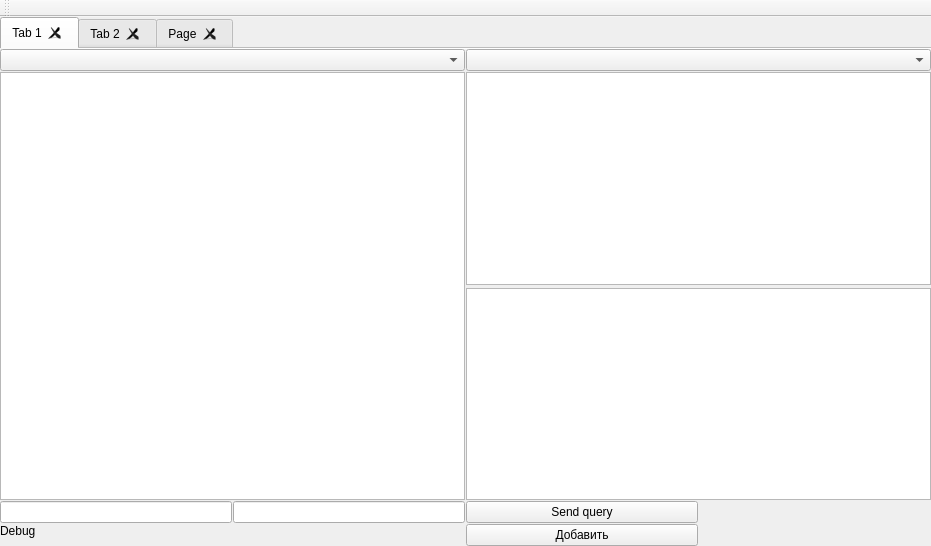
<?xml version="1.0" encoding="UTF-8"?>
<ui version="4.0">
 <class>MainWindow</class>
 <widget class="QMainWindow" name="MainWindow">
  <property name="windowModality">
   <enum>Qt::WindowModal</enum>
  </property>
  <property name="geometry">
   <rect>
    <x>0</x>
    <y>0</y>
    <width>931</width>
    <height>546</height>
   </rect>
  </property>
  <property name="sizePolicy">
   <sizepolicy hsizetype="Expanding" vsizetype="Expanding">
    <horstretch>0</horstretch>
    <verstretch>0</verstretch>
   </sizepolicy>
  </property>
  <property name="minimumSize">
   <size>
    <width>640</width>
    <height>480</height>
   </size>
  </property>
  <property name="baseSize">
   <size>
    <width>640</width>
    <height>480</height>
   </size>
  </property>
  <property name="windowTitle">
   <string>SNAP CRM</string>
  </property>
  <widget class="QWidget" name="centralWidget">
   <property name="sizePolicy">
    <sizepolicy hsizetype="Expanding" vsizetype="Expanding">
     <horstretch>0</horstretch>
     <verstretch>0</verstretch>
    </sizepolicy>
   </property>
   <property name="maximumSize">
    <size>
     <width>16777215</width>
     <height>16777215</height>
    </size>
   </property>
   <layout class="QGridLayout" name="gridLayout">
    <item row="0" column="0">
     <widget class="QTabWidget" name="tabWidget">
      <property name="currentIndex">
       <number>0</number>
      </property>
      <property name="documentMode">
       <bool>true</bool>
      </property>
      <property name="tabsClosable">
       <bool>true</bool>
      </property>
      <property name="movable">
       <bool>true</bool>
      </property>
      <widget class="QWidget" name="tab">
       <attribute name="title">
        <string>Tab 1</string>
       </attribute>
       <layout class="QGridLayout" name="gridLayout_3">
        <item row="1" column="0">
         <layout class="QGridLayout" name="gridLayout_2">
          <property name="sizeConstraint">
           <enum>QLayout::SetDefaultConstraint</enum>
          </property>
          <item row="0" column="3" colspan="2">
           <widget class="QComboBox" name="comboBoxDestWarehouse"/>
          </item>
          <item row="1" column="3" colspan="2">
           <widget class="QTableView" name="tableGoods">
            <property name="editTriggers">
             <set>QAbstractItemView::NoEditTriggers</set>
            </property>
            <property name="alternatingRowColors">
             <bool>true</bool>
            </property>
            <property name="selectionMode">
             <enum>QAbstractItemView::SingleSelection</enum>
            </property>
            <property name="selectionBehavior">
             <enum>QAbstractItemView::SelectRows</enum>
            </property>
            <property name="sortingEnabled">
             <bool>true</bool>
            </property>
            <attribute name="horizontalHeaderVisible">
             <bool>false</bool>
            </attribute>
            <attribute name="horizontalHeaderHighlightSections">
             <bool>false</bool>
            </attribute>
            <attribute name="verticalHeaderVisible">
             <bool>false</bool>
            </attribute>
            <attribute name="verticalHeaderHighlightSections">
             <bool>false</bool>
            </attribute>
           </widget>
          </item>
          <item row="4" column="3" colspan="2">
           <widget class="QTableView" name="tableConsignments">
            <property name="editTriggers">
             <set>QAbstractItemView::NoEditTriggers</set>
            </property>
            <property name="alternatingRowColors">
             <bool>true</bool>
            </property>
            <property name="selectionMode">
             <enum>QAbstractItemView::SingleSelection</enum>
            </property>
            <property name="selectionBehavior">
             <enum>QAbstractItemView::SelectRows</enum>
            </property>
            <property name="sortingEnabled">
             <bool>true</bool>
            </property>
            <attribute name="horizontalHeaderVisible">
             <bool>false</bool>
            </attribute>
            <attribute name="horizontalHeaderHighlightSections">
             <bool>false</bool>
            </attribute>
            <attribute name="verticalHeaderVisible">
             <bool>false</bool>
            </attribute>
            <attribute name="verticalHeaderHighlightSections">
             <bool>false</bool>
            </attribute>
           </widget>
          </item>
          <item row="0" column="0" colspan="2">
           <widget class="QComboBox" name="comboBoxSourceWarehouse">
            <property name="sizePolicy">
             <sizepolicy hsizetype="Preferred" vsizetype="Preferred">
              <horstretch>0</horstretch>
              <verstretch>0</verstretch>
             </sizepolicy>
            </property>
           </widget>
          </item>
          <item row="5" column="1">
           <widget class="QLineEdit" name="lineUsername">
            <property name="sizePolicy">
             <sizepolicy hsizetype="Preferred" vsizetype="Preferred">
              <horstretch>0</horstretch>
              <verstretch>0</verstretch>
             </sizepolicy>
            </property>
           </widget>
          </item>
          <item row="6" column="0">
           <widget class="QLabel" name="label">
            <property name="text">
             <string>Debug</string>
            </property>
            <property name="alignment">
             <set>Qt::AlignLeading|Qt::AlignLeft|Qt::AlignTop</set>
            </property>
           </widget>
          </item>
          <item row="5" column="0">
           <widget class="QLineEdit" name="linePassword">
            <property name="sizePolicy">
             <sizepolicy hsizetype="Preferred" vsizetype="Preferred">
              <horstretch>0</horstretch>
              <verstretch>0</verstretch>
             </sizepolicy>
            </property>
           </widget>
          </item>
          <item row="5" column="3">
           <widget class="QPushButton" name="btnLogin">
            <property name="sizePolicy">
             <sizepolicy hsizetype="Preferred" vsizetype="Preferred">
              <horstretch>0</horstretch>
              <verstretch>0</verstretch>
             </sizepolicy>
            </property>
            <property name="text">
             <string>Send query</string>
            </property>
           </widget>
          </item>
          <item row="6" column="3">
           <widget class="QPushButton" name="btnAdd">
            <property name="text">
             <string>Добавить</string>
            </property>
           </widget>
          </item>
          <item row="1" column="0" rowspan="4" colspan="2">
           <widget class="QTreeView" name="treeView">
            <property name="sizePolicy">
             <sizepolicy hsizetype="Preferred" vsizetype="Preferred">
              <horstretch>0</horstretch>
              <verstretch>0</verstretch>
             </sizepolicy>
            </property>
            <property name="editTriggers">
             <set>QAbstractItemView::NoEditTriggers</set>
            </property>
            <property name="showDropIndicator" stdset="0">
             <bool>false</bool>
            </property>
            <property name="selectionBehavior">
             <enum>QAbstractItemView::SelectItems</enum>
            </property>
            <property name="rootIsDecorated">
             <bool>true</bool>
            </property>
            <property name="expandsOnDoubleClick">
             <bool>false</bool>
            </property>
            <attribute name="headerVisible">
             <bool>false</bool>
            </attribute>
           </widget>
          </item>
         </layout>
        </item>
       </layout>
      </widget>
      <widget class="QWidget" name="tab_2">
       <attribute name="title">
        <string>Tab 2</string>
       </attribute>
       <layout class="QGridLayout" name="gridLayout_7">
        <item row="0" column="0">
         <layout class="QGridLayout" name="gridLayout_6" columnstretch="1,1,1">
          <property name="sizeConstraint">
           <enum>QLayout::SetDefaultConstraint</enum>
          </property>
          <item row="0" column="0" colspan="2">
           <widget class="QCommandLinkButton" name="commandLinkButton">
            <property name="text">
             <string>CommandLinkButton</string>
            </property>
           </widget>
          </item>
          <item row="1" column="0" colspan="2">
           <widget class="QCommandLinkButton" name="commandLinkButton_2">
            <property name="text">
             <string>CommandLinkButton</string>
            </property>
           </widget>
          </item>
          <item row="2" column="0">
           <widget class="myLineEdit" name="testStyleSheetLineEdit">
            <property name="sizePolicy">
             <sizepolicy hsizetype="Preferred" vsizetype="Fixed">
              <horstretch>0</horstretch>
              <verstretch>0</verstretch>
             </sizepolicy>
            </property>
           </widget>
          </item>
          <item row="4" column="0">
           <widget class="QTextEdit" name="textEditStyleSheet"/>
          </item>
          <item row="5" column="0">
           <spacer name="verticalSpacer">
            <property name="orientation">
             <enum>Qt::Vertical</enum>
            </property>
            <property name="sizeType">
             <enum>QSizePolicy::Expanding</enum>
            </property>
            <property name="sizeHint" stdset="0">
             <size>
              <width>20</width>
              <height>126</height>
             </size>
            </property>
           </spacer>
          </item>
          <item row="4" column="2">
           <widget class="QPushButton" name="pushButton">
            <property name="text">
             <string>PushButton</string>
            </property>
           </widget>
          </item>
          <item row="4" column="1">
           <widget class="QPushButton" name="pushButton_5">
            <property name="text">
             <string>PushButton</string>
            </property>
           </widget>
          </item>
         </layout>
        </item>
       </layout>
      </widget>
      <widget class="QWidget" name="tab_3">
       <attribute name="title">
        <string>Page</string>
       </attribute>
       <layout class="QGridLayout" name="gridLayout_5">
        <item row="0" column="0">
         <layout class="QGridLayout" name="gridLayout_4"/>
        </item>
       </layout>
      </widget>
     </widget>
    </item>
   </layout>
  </widget>
  <widget class="QToolBar" name="toolBar">
   <property name="minimumSize">
    <size>
     <width>0</width>
     <height>0</height>
    </size>
   </property>
   <property name="windowTitle">
    <string>toolBar</string>
   </property>
   <property name="movable">
    <bool>true</bool>
   </property>
   <property name="allowedAreas">
    <set>Qt::TopToolBarArea</set>
   </property>
   <property name="iconSize">
    <size>
     <width>96</width>
     <height>48</height>
    </size>
   </property>
   <property name="floatable">
    <bool>false</bool>
   </property>
   <attribute name="toolBarArea">
    <enum>TopToolBarArea</enum>
   </attribute>
   <attribute name="toolBarBreak">
    <bool>false</bool>
   </attribute>
  </widget>
 </widget>
 <layoutdefault spacing="1" margin="0"/>
 <customwidgets>
  <customwidget>
   <class>myLineEdit</class>
   <extends>QLineEdit</extends>
   <header>mylineedit.h</header>
   <slots>
    <signal>buttonClicked(int)</signal>
   </slots>
  </customwidget>
 </customwidgets>
 <resources/>
 <connections>
  <connection>
   <sender>tabWidget</sender>
   <signal>tabCloseRequested(int)</signal>
   <receiver>MainWindow</receiver>
   <slot>closeTab(int)</slot>
   <hints>
    <hint type="sourcelabel">
     <x>104</x>
     <y>39</y>
    </hint>
    <hint type="destinationlabel">
     <x>147</x>
     <y>19</y>
    </hint>
   </hints>
  </connection>
 </connections>
 <designerdata>
  <property name="gridDeltaX">
   <number>5</number>
  </property>
  <property name="gridDeltaY">
   <number>5</number>
  </property>
  <property name="gridSnapX">
   <bool>true</bool>
  </property>
  <property name="gridSnapY">
   <bool>true</bool>
  </property>
  <property name="gridVisible">
   <bool>true</bool>
  </property>
 </designerdata>
 <slots>
  <slot>closeTab(int)</slot>
  <slot>createTabRepairs()</slot>
 </slots>
</ui>
